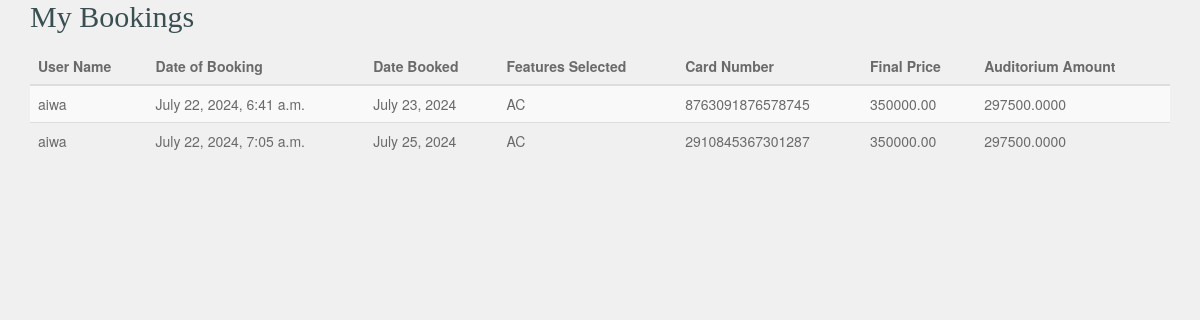
The page /event_my_bookings/ (signed in) on the database its author committed.
### auditorium/models.py (models this page shows, shortened)
class BookingHistory(models.Model):
    auditorium = models.ForeignKey(Auditorium, on_delete=models.CASCADE)
    user = models.ForeignKey(settings.AUTH_USER_MODEL, on_delete=models.CASCADE)
    date_booked = models.DateField()
    date_of_booking = models.DateTimeField(auto_now_add=True)
    features_selected = models.TextField()  # To store a comma-separated list of features
    final_price = models.DecimalField(max_digits=10, decimal_places=2)
    card_number = models.CharField(max_length=16)
    cvv = models.CharField(max_length=4)
    admin_amount = models.DecimalField(max_digits=10, decimal_places=2, editable=False)
    @property
    def auditorium_amount(self):
        return self.final_price * Decimal('0.85')

class User(AbstractBaseUser, PermissionsMixin):
    username = models.CharField(max_length=150, unique=True)
    email = models.EmailField(unique=True)
    role = models.CharField(max_length=50, blank=True, null=True)
    is_staff = models.BooleanField(default=False)
    is_active = models.BooleanField(default=True)
    groups = models.ManyToManyField(Group, related_name='custom_user_groups')
    user_permissions = models.ManyToManyField(Permission, related_name='custom_user_permissions')
    objects = CustomUserManager()
    USERNAME_FIELD = 'email'
    REQUIRED_FIELDS = ['username']

### auditorium/views.py (the view)
# urls.py: path('event_my_bookings/', views.event_my_bookings, name='event_my_bookings'),
@login_required
def event_my_bookings(request):
    try:
        auditorium = Auditorium.objects.get(user=request.user)
        bookings = BookingHistory.objects.filter(auditorium=auditorium)
    except Auditorium.DoesNotExist:
        bookings = []
    context = {
        'bookings': bookings,
        'auditorium': auditorium
    }
    return render(request, 'event_my_bookings.html', context)

### auditorium/templates/event_my_bookings.html (shortened to what this page needs)
<!DOCTYPE html>
<html lang="en-US">
<head>
    <link rel="stylesheet" href="../static/css/bootstrap.min.css">
    <link rel="stylesheet" href="../static/css/font-awesome.min.css">
    <link rel="stylesheet" href="../static/css/style.css" media="screen"/>
</head>
<body>
    <div class="container">
        <h2>My Bookings</h2>
        <table class="table table-striped">
            <thead>
                <tr>
                    <th>User Name</th>
                    <th>Date of Booking</th>
                    <th>Date Booked</th>
                    <th>Features Selected</th>
                    <th>Card Number</th>
                    <th>Final Price</th>
                    <th>Auditorium Amount</th>
                </tr>
            </thead>
            <tbody>
                {% for booking in bookings %}
                    <tr>
                        <td>{{ booking.user.username }}</td>
                        <td>{{ booking.date_of_booking }}</td>
                        <td>{{ booking.date_booked }}</td>
                        <td>{{ booking.features_selected }}</td>
                        <td>{{ booking.card_number }}</td>
                        <td>{{ booking.final_price }}</td>
                        <td>{{ booking.auditorium_amount}}</td>
                    </tr>
                {% empty %}
                    <tr>
                        <td colspan="6">No bookings found.</td>
                    </tr>
                {% endfor %}
            </tbody>
        </table>
    </div>
</body>
</html>

### auditorium/static/css/style.css (style rules this page uses)
* { outline: none !important; }
html { -webkit-font-smoothing: antialiased; text-rendering: optimizeLegibility; -webkit-text-size-adjust: none; -ms-text-size-adjust: none; overflow-y: scroll; }
body { color: #6a6a6a; background: #f1f0f0; }
h1, h2, h3, h4, h5, h6 { margin: 0 0 15px 0; color: #3A4F52; font-family: 'Alegreya Sans'; }

### rows shown on the page
BookingHistory: user.username "aiwa", date_of_booking "July 22, 2024, 6:41 a.m.", date_booked "July 23, 2024", features_selected "AC", card_number "8763091876578745", final_price "350000.00", auditorium_amount "297500.0000"
BookingHistory: user.username "aiwa", date_of_booking "July 22, 2024, 7:05 a.m.", date_booked "July 25, 2024", features_selected "AC", card_number "2910845367301287", final_price "350000.00", auditorium_amount "297500.0000"
